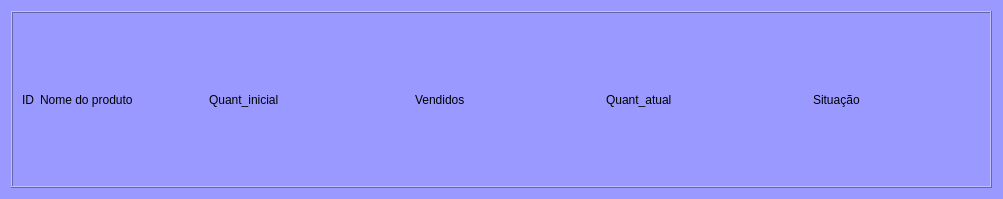
<?xml version="1.0" encoding="UTF-8"?>
<ui version="4.0">
 <class>Form</class>
 <widget class="QWidget" name="Form">
  <property name="geometry">
   <rect>
    <x>0</x>
    <y>0</y>
    <width>1003</width>
    <height>199</height>
   </rect>
  </property>
  <property name="windowTitle">
   <string>Form</string>
  </property>
  <property name="styleSheet">
   <string notr="true">background-color:#9999ff;</string>
  </property>
  <layout class="QHBoxLayout" name="horizontalLayout">
   <item>
    <widget class="QFrame" name="frame">
     <property name="frameShape">
      <enum>QFrame::Box</enum>
     </property>
     <property name="frameShadow">
      <enum>QFrame::Raised</enum>
     </property>
     <layout class="QVBoxLayout" name="verticalLayout_3">
      <item>
       <layout class="QHBoxLayout" name="horizontalLayout_4">
        <item>
         <layout class="QHBoxLayout" name="horizontalLayout_7">
          <item>
           <layout class="QHBoxLayout" name="horizontalLayout_8">
            <item>
             <widget class="QLabel" name="label_id">
              <property name="text">
               <string>ID</string>
              </property>
             </widget>
            </item>
            <item>
             <widget class="QLabel" name="label_nome">
              <property name="minimumSize">
               <size>
                <width>80</width>
                <height>80</height>
               </size>
              </property>
              <property name="maximumSize">
               <size>
                <width>200</width>
                <height>200</height>
               </size>
              </property>
              <property name="text">
               <string>Nome do produto</string>
              </property>
             </widget>
            </item>
           </layout>
          </item>
          <item>
           <spacer name="horizontalSpacer_6">
            <property name="orientation">
             <enum>Qt::Horizontal</enum>
            </property>
            <property name="sizeType">
             <enum>QSizePolicy::Fixed</enum>
            </property>
            <property name="sizeHint" stdset="0">
             <size>
              <width>70</width>
              <height>20</height>
             </size>
            </property>
           </spacer>
          </item>
          <item>
           <widget class="QLabel" name="label_quant_inicial">
            <property name="text">
             <string>Quant_inicial</string>
            </property>
           </widget>
          </item>
          <item>
           <spacer name="horizontalSpacer_2">
            <property name="orientation">
             <enum>Qt::Horizontal</enum>
            </property>
            <property name="sizeType">
             <enum>QSizePolicy::Fixed</enum>
            </property>
            <property name="sizeHint" stdset="0">
             <size>
              <width>130</width>
              <height>20</height>
             </size>
            </property>
           </spacer>
          </item>
          <item>
           <widget class="QLabel" name="label_vendidos">
            <property name="text">
             <string>Vendidos</string>
            </property>
           </widget>
          </item>
          <item>
           <spacer name="horizontalSpacer_4">
            <property name="orientation">
             <enum>Qt::Horizontal</enum>
            </property>
            <property name="sizeType">
             <enum>QSizePolicy::Fixed</enum>
            </property>
            <property name="sizeHint" stdset="0">
             <size>
              <width>135</width>
              <height>20</height>
             </size>
            </property>
           </spacer>
          </item>
          <item>
           <widget class="QLabel" name="label_quant_atual">
            <property name="text">
             <string>Quant_atual</string>
            </property>
           </widget>
          </item>
          <item>
           <spacer name="horizontalSpacer_5">
            <property name="orientation">
             <enum>Qt::Horizontal</enum>
            </property>
            <property name="sizeType">
             <enum>QSizePolicy::Fixed</enum>
            </property>
            <property name="sizeHint" stdset="0">
             <size>
              <width>135</width>
              <height>20</height>
             </size>
            </property>
           </spacer>
          </item>
          <item>
           <widget class="QLabel" name="label_situacao">
            <property name="text">
             <string>Situação</string>
            </property>
           </widget>
          </item>
          <item>
           <spacer name="horizontalSpacer_3">
            <property name="orientation">
             <enum>Qt::Horizontal</enum>
            </property>
            <property name="sizeHint" stdset="0">
             <size>
              <width>40</width>
              <height>20</height>
             </size>
            </property>
           </spacer>
          </item>
         </layout>
        </item>
        <item>
         <layout class="QVBoxLayout" name="verticalLayout">
          <item>
           <spacer name="verticalSpacer">
            <property name="orientation">
             <enum>Qt::Vertical</enum>
            </property>
            <property name="sizeHint" stdset="0">
             <size>
              <width>20</width>
              <height>40</height>
             </size>
            </property>
           </spacer>
          </item>
          <item>
           <layout class="QHBoxLayout" name="horizontalLayout_6"/>
          </item>
         </layout>
        </item>
       </layout>
      </item>
     </layout>
    </widget>
   </item>
  </layout>
 </widget>
 <resources/>
 <connections/>
</ui>
